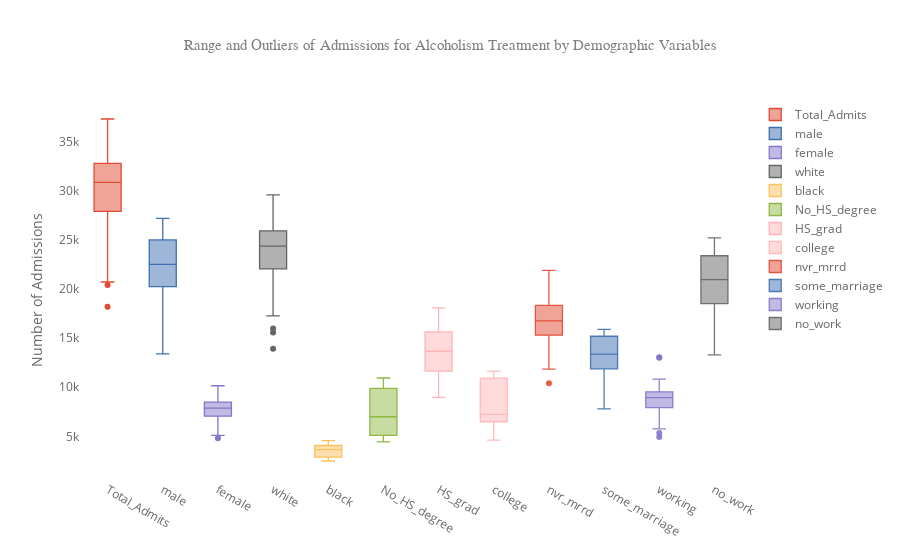

The notebook cell this image was saved under:
### Code cell
# Create box plots of main target and target subgroups

fig1 = dfb.iplot(kind='box', boxpoints='outliers', title='Range and Outliers of Admissions for Alcoholism Treatment by Demographic Variables',  yTitle='Number of Admissions', gridcolor='#FFFFFF', asFigure=True)
fig1['layout'].update(titlefont=dict(
            family='Verdana',
            size=15,
            color='#7f7f7f'
            ),
            paper_bgcolor='#FFFFFF', plot_bgcolor='#FFFFFF')
pyo.iplot(fig1)

### Figure 1 — Plotly figure (JSON) as saved in the notebook; plotly's stock layout.template omitted (floating-point values rounded to 4 significant figures)
{"data": [{"boxpoints": "outliers", "line": {"width": 1.3}, "marker": {"color": "rgba(226, 74, 51, 1.0)"}, "name": "Total_Admits", "type": "box", "y": [29526, 31541, 32210, 33411, 34559, 35083, 32965, 30886, 28948, 26727, 22670, 18216, 20421, 20734, 37349, 36572, 32384, 32079, 31201, 29715, 30013, 28841, 27619]}, {"boxpoints": "outliers", "line": {"width": 1.3}, "marker": {"color": "rgba(62, 111, 176, 1.0)"}, "name": "male", "type": "box", "y": [22460, 24161, 24770, 25574, 26205, 26633, 25099, 23280, 21904, 20228, 17566, 13412, 15187, 15469, 27221, 26416, 23351, 23484, 22536, 21410, 21502, 20352, 19490]}, {"boxpoints": "outliers", "line": {"width": 1.3}, "marker": {"color": "rgba(132, 118, 202, 1.0)"}, "name": "female", "type": "box", "y": [7066, 7380, 7440, 7837, 8354, 8450, 7866, 7606, 7044, 6499, 5103, 4803, 5234, 5265, 10128, 10155, 9022, 8578, 8641, 8287, 8501, 8467, 8105]}, {"boxpoints": "outliers", "line": {"width": 1.3}, "marker": {"color": "rgba(101, 101, 101, 1.0)"}, "name": "white", "type": "box", "y": [23985, 25577, 25966, 25781, 26976, 28223, 26130, 24392, 22482, 20624, 17285, 13934, 15592, 15984, 29612, 29190, 25907, 25449, 24641, 23325, 23884, 23057, 21926]}, {"boxpoints": "outliers", "line": {"width": 1.3}, "marker": {"color": "rgba(251, 193, 94, 1.0)"}, "name": "black", "type": "box", "y": [3636, 3707, 3736, 4526, 4552, 4075, 4159, 4109, 4028, 3779, 3382, 2571, 2910, 2579, 4081, 3771, 3061, 3118, 3122, 2870, 2653, 2555, 2485]}, {"boxpoints": "outliers", "line": {"width": 1.3}, "marker": {"color": "rgba(142, 186, 66, 1.0)"}, "name": "No_HS_degree", "type": "box", "y": [9956, 10435, 10387, 10707, 10948, 10720, 9701, 8907, 8314, 6996, 5669, 4617, 5046, 4949, 7974, 7445, 6164, 5991, 5502, 5235, 5036, 4728, 4437]}, {"boxpoints": "outliers", "line": {"width": 1.3}, "marker": {"color": "rgba(255, 181, 184, 1.0)"}, "name": "HS_grad", "type": "box", "y": [13671, 14632, 15203, 15791, 16256, 16930, 16027, 15195, 14036, 13188, 11469, 8970, 10226, 10395, 18103, 17822, 14660, 13665, 12693, 12407, 12161, 11390, 10520]}, {"boxpoints": "outliers", "line": {"width": 1.3}, "marker": {"color": "rgba(255, 181, 184, 0.89999999999999991)"}, "name": "college", "type": "box", "y": [5896, 6470, 6611, 6908, 7354, 7425, 7231, 6772, 6594, 6534, 5530, 4621, 5145, 5389, 11230, 11276, 10903, 10837, 10952, 10649, 11647, 11132, 11057]}, {"boxpoints": "outliers", "line": {"width": 1.3}, "marker": {"color": "rgba(226, 74, 51, 0.89999999999999991)"}, "name": "nvr_mrrd", "type": "box", "y": [15265, 16301, 16775, 17966, 19072, 19183, 18414, 17497, 16425, 15027, 13060, 10419, 11853, 12102, 21909, 21306, 18559, 18118, 17200, 16651, 16830, 16264, 15450]}, {"boxpoints": "outliers", "line": {"width": 1.3}, "marker": {"color": "rgba(62, 111, 176, 0.89999999999999991)"}, "name": "some_marriage", "type": "box", "y": [14257, 15235, 15430, 15443, 15485, 15896, 14550, 13385, 12523, 11697, 9610, 7797, 8568, 8631, 15434, 15110, 13610, 13397, 13190, 12612, 12695, 12212, 11772]}, {"boxpoints": "outliers", "line": {"width": 1.3}, "marker": {"color": "rgba(132, 118, 202, 0.89999999999999991)"}, "name": "working", "type": "box", "y": [7705, 8248, 9067, 8912, 9329, 10383, 9515, 8847, 8578, 7820, 5345, 4921, 5760, 5906, 13063, 13008, 10841, 9377, 8941, 8747, 9549, 9783, 9462]}, {"boxpoints": "outliers", "line": {"width": 1.3}, "marker": {"color": "rgba(101, 101, 101, 0.89999999999999991)"}, "name": "no_work", "type": "box", "y": [21820, 23292, 23142, 24498, 25230, 24699, 23450, 22039, 20370, 18907, 17324, 13294, 14660, 14828, 24284, 23523, 20945, 21844, 20967, 20112, 19755, 18404, 17630]}], "layout": {"legend": {"bgcolor": "#FFFFFF", "font": {"color": "#666666"}}, "paper_bgcolor": "#FFFFFF", "plot_bgcolor": "#FFFFFF", "title": "Range and Outliers of Admissions for Alcoholism Treatment by Demographic Variables", "titlefont": {"color": "#7f7f7f", "family": "Verdana", "size": 15}, "xaxis1": {"gridcolor": "#FFFFFF", "showgrid": true, "tickfont": {"color": "#666666"}, "title": "", "titlefont": {"color": "#666666"}, "zerolinecolor": "#F6F6F6"}, "yaxis1": {"gridcolor": "#FFFFFF", "showgrid": true, "tickfont": {"color": "#666666"}, "title": "Number of Admissions", "titlefont": {"color": "#666666"}, "zerolinecolor": "#F6F6F6"}}}
